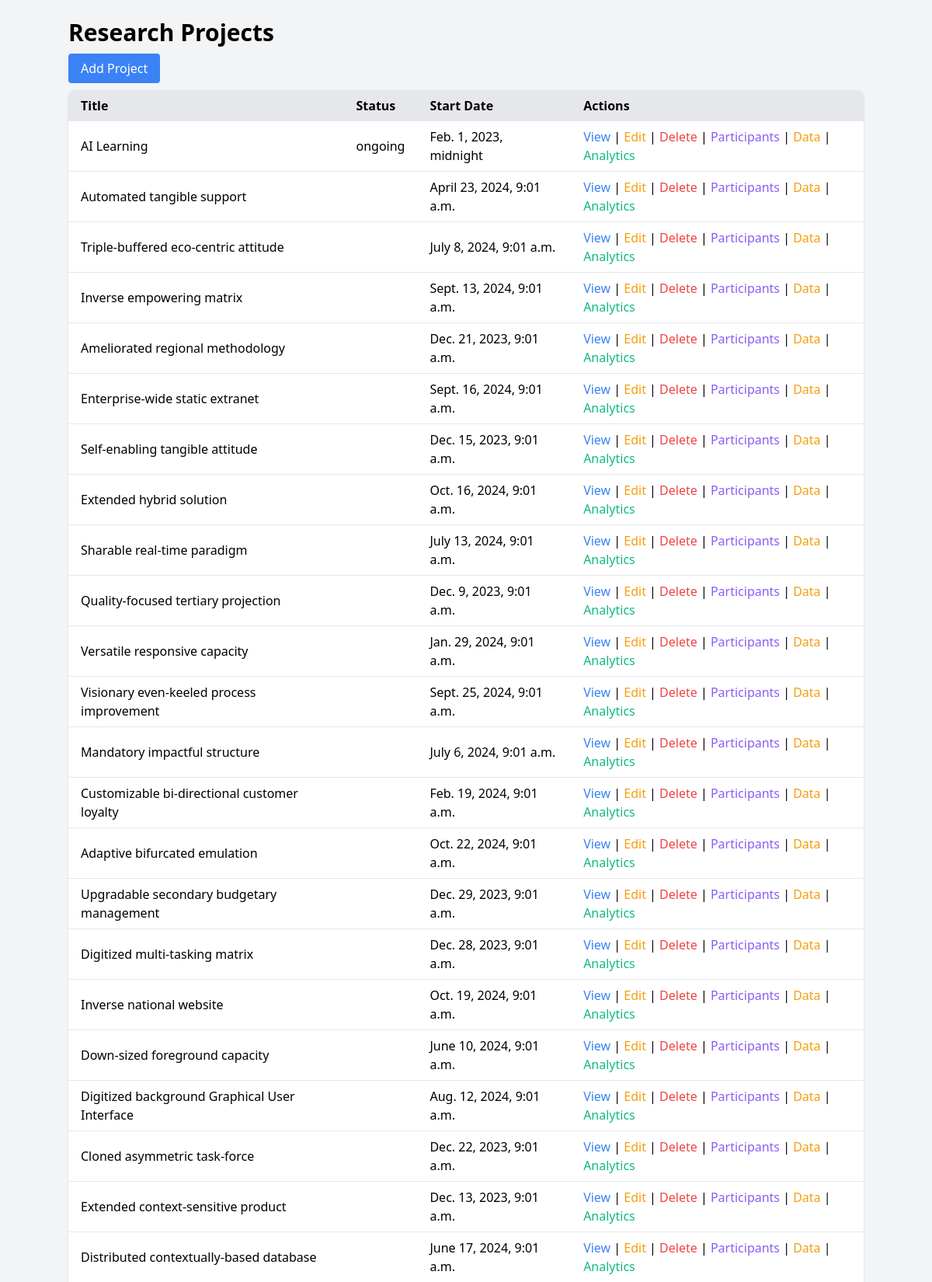
/projects/ (upper part), run on the app's committed database.
### project/models.py (models this page shows, shortened)
class ResearchProject(models.Model):
    title = models.CharField(max_length=255)
    description = models.TextField()
    start_date = models.DateTimeField()
    end_date = models.DateTimeField(null=True, blank=True)
    status = models.CharField(max_length=50, choices=[('ongoing', 'Ongoing'), ('completed', 'Completed'), ('pending', 'Pending')])
    created_by = models.ForeignKey(User, on_delete=models.CASCADE, related_name='created_projects')

### project/views.py (the view)
# urls.py: path('', views.project_list, name='project_list'),
def project_list(request):
    projects = ResearchProject.objects.all()
    return render(request, 'project_list.html', {'projects': projects})

### project/templates/project_list.html (shortened to what this page needs)
<!DOCTYPE html>
<html lang="en">
<head>
    <link href="https://cdn.jsdelivr.net/npm/tailwindcss@2.2.19/dist/tailwind.min.css" rel="stylesheet">
</head>
<body class="bg-gray-100 p-6">
    <div class="container mx-auto">
        <h1 class="text-3xl font-bold mb-4">Research Projects</h1>
        <a href="{% url 'project_create' %}" class="bg-blue-500 text-white px-4 py-2 rounded">Add Project</a>
        <table class="min-w-full mt-4 bg-white rounded-lg shadow overflow-hidden">
            <thead>
                <tr class="bg-gray-200">
                    <th class="px-4 py-2 text-left">Title</th>
                    <th class="px-4 py-2 text-left">Status</th>
                    <th class="px-4 py-2 text-left">Start Date</th>
                    <th class="px-4 py-2 text-left">Actions</th>
                </tr>
            </thead>
            <tbody>
                {% for project in projects %}
                    <tr class="border-b">
                        <td class="px-4 py-2">{{ project.title }}</td>
                        <td class="px-4 py-2">{{ project.status }}</td>
                        <td class="px-4 py-2">{{ project.start_date }}</td>
                        <td class="px-4 py-2">
                            <a href="{% url 'project_detail' project.pk %}" class="text-blue-500">View</a> |
                            <a href="{% url 'project_update' project.pk %}" class="text-yellow-500">Edit</a> |
                            <a href="{% url 'project_delete' project.pk %}" class="text-red-500">Delete</a> |
                            <a href="{% url 'participant_list' project.pk %}" class="text-purple-500">Participants</a> |
                            <a href="{% url 'data_collection_list' project.pk %}" class="text-yellow-500">Data</a> |
                            <a href="{% url 'analytics' project.pk %}" class="text-green-500">Analytics</a>
                        </td>
                    </tr>
                {% endfor %}
            </tbody>
        </table>
    </div>
</body>
</html>

### data on the page
ResearchProject: title "AI Learning", status "ongoing", start_date "Feb. 1, 2023, midnight"
ResearchProject: title "Automated tangible support", start_date "April 23, 2024, 9:01 a.m."
ResearchProject: title "Triple-buffered eco-centric attitude", start_date "July 8, 2024, 9:01 a.m."
ResearchProject: title "Inverse empowering matrix", start_date "Sept. 13, 2024, 9:01 a.m."
ResearchProject: title "Ameliorated regional methodology", start_date "Dec. 21, 2023, 9:01 a.m."
ResearchProject: title "Enterprise-wide static extranet", start_date "Sept. 16, 2024, 9:01 a.m."
ResearchProject: title "Self-enabling tangible attitude", start_date "Dec. 15, 2023, 9:01 a.m."
ResearchProject: title "Extended hybrid solution", start_date "Oct. 16, 2024, 9:01 a.m."
ResearchProject: title "Sharable real-time paradigm", start_date "July 13, 2024, 9:01 a.m."
ResearchProject: title "Quality-focused tertiary projection", start_date "Dec. 9, 2023, 9:01 a.m."
ResearchProject: title "Versatile responsive capacity", start_date "Jan. 29, 2024, 9:01 a.m."
ResearchProject: title "Visionary even-keeled process improvement", start_date "Sept. 25, 2024, 9:01 a.m."
ResearchProject: title "Mandatory impactful structure", start_date "July 6, 2024, 9:01 a.m."
ResearchProject: title "Customizable bi-directional customer loyalty", start_date "Feb. 19, 2024, 9:01 a.m."
ResearchProject: title "Adaptive bifurcated emulation", start_date "Oct. 22, 2024, 9:01 a.m."
ResearchProject: title "Upgradable secondary budgetary management", start_date "Dec. 29, 2023, 9:01 a.m."
ResearchProject: title "Digitized multi-tasking matrix", start_date "Dec. 28, 2023, 9:01 a.m."
ResearchProject: title "Inverse national website", start_date "Oct. 19, 2024, 9:01 a.m."
ResearchProject: title "Down-sized foreground capacity", start_date "June 10, 2024, 9:01 a.m."
ResearchProject: title "Digitized background Graphical User Interface", start_date "Aug. 12, 2024, 9:01 a.m."
ResearchProject: title "Cloned asymmetric task-force", start_date "Dec. 22, 2023, 9:01 a.m."
ResearchProject: title "Extended context-sensitive product", start_date "Dec. 13, 2023, 9:01 a.m."
ResearchProject: title "Distributed contextually-based database", start_date "June 17, 2024, 9:01 a.m."
